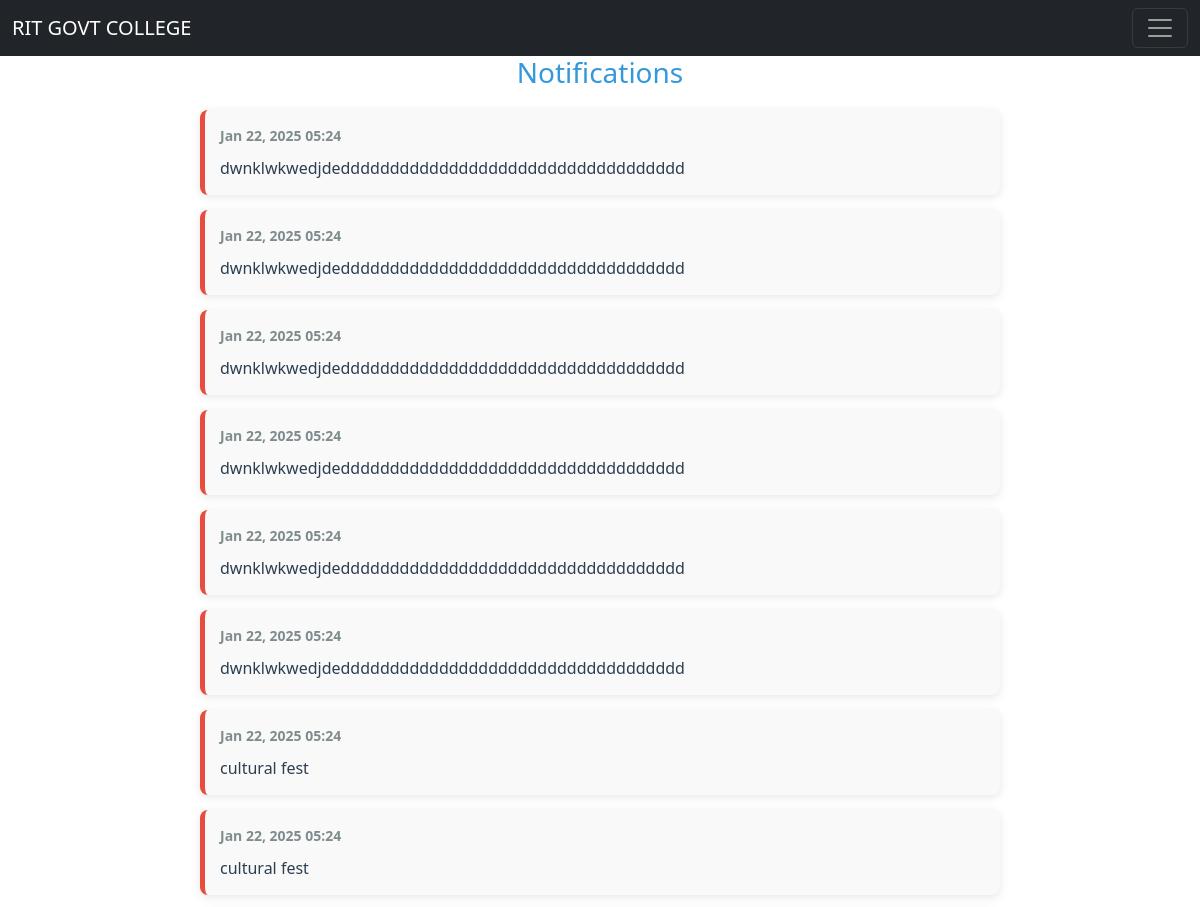
Before: /notifications/ (signed in, upper part) with the older database file.
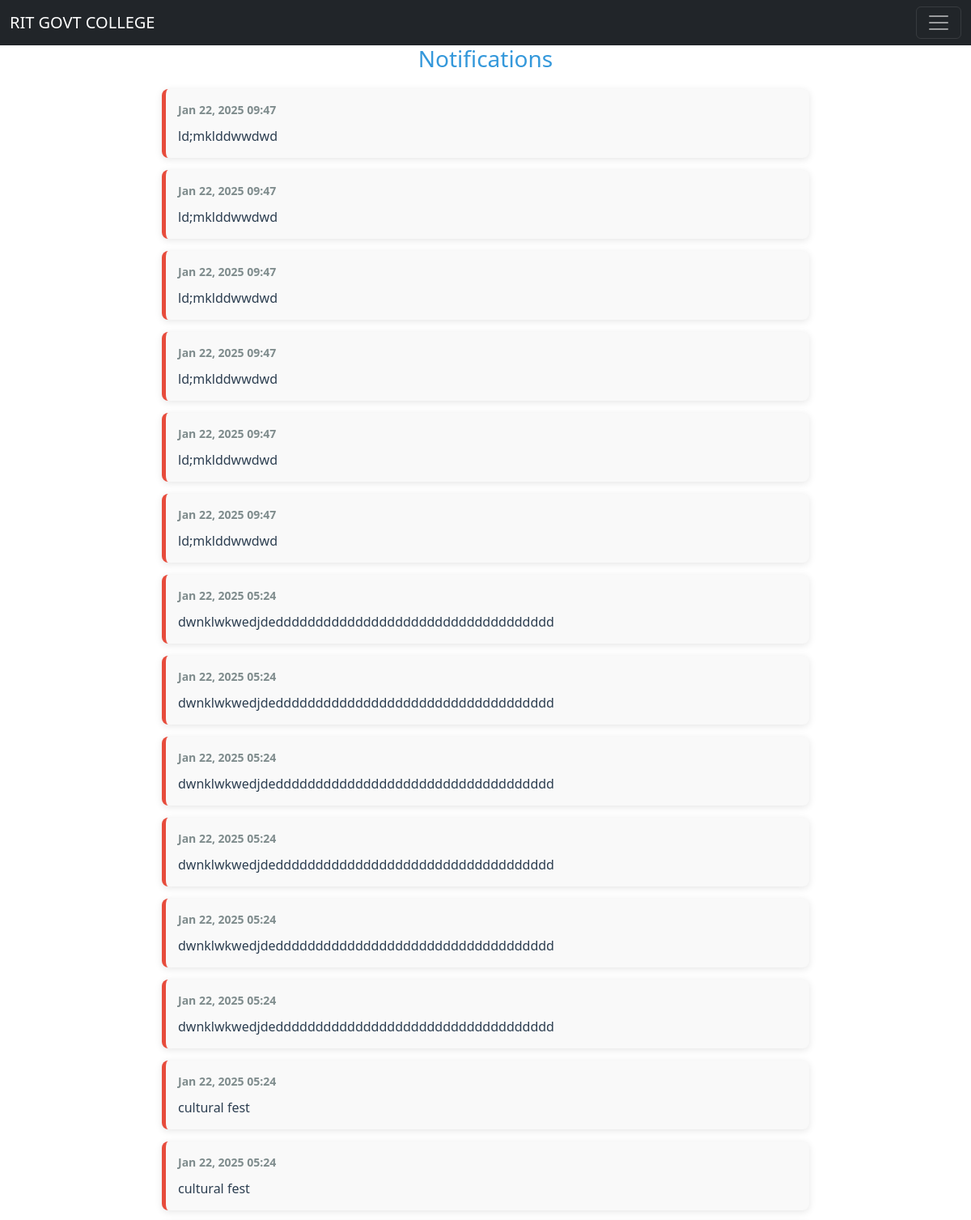
After: the same page with the newer database file.
### app1/models.py (models this page shows, shortened)
class Notification(models.Model):
    sender = models.ForeignKey(staff, on_delete=models.CASCADE, related_name="sent_notifications")
    recipient = models.CharField(max_length=10, choices=[('student', 'Student'), ('staff', 'Staff')])  # Recipient type
    message = models.TextField()
    timestamp = models.DateTimeField(auto_now_add=True)  # Automatically set when the message is created
    is_read = models.BooleanField(default=False)  # To track if the message has been read

### app1/views.py (the view)
# urls.py: path('notifications/', views.notifications, name='notifications'),
def notifications(request):
    user_type = None
    notifications = []
    if 'sid' in request.session:  # Student
        user_type = 'student'
    elif 'stid' in request.session:  # Staff
        user_type = 'staff'
    if user_type:
        notifications = Notification.objects.filter(recipient=user_type).order_by('-timestamp')
    return render(request, 'notifications.html', {'notifications': notifications})

### templates/notifications.html (shortened to what this page needs)
{% extends 'base.html' %}
{% block content %}
{% load static %}
<h2>Notifications</h2>
<ul class="notifications-list">
    {% for notification in notifications %}
        <li class="notification-item {% if not notification.is_read %}unread{% endif %}">
            <div class="notification-header">
                <strong>{{ notification.timestamp|date:"M d, Y H:i" }}</strong>
            </div>
            <div class="notification-message">
                {{ notification.message }}
            </div>
        </li>
    {% empty %}
        <li class="no-notifications">No notifications found.</li>
    {% endfor %}
</ul>
{% endblock %}

Changed rows visible on the page:
added Notification: timestamp "Jan 22, 2025 09:47", message "ld;mklddwwdwd"
added Notification: timestamp "Jan 22, 2025 09:47", message "ld;mklddwwdwd"
added Notification: timestamp "Jan 22, 2025 09:47", message "ld;mklddwwdwd"
added Notification: timestamp "Jan 22, 2025 09:47", message "ld;mklddwwdwd"
added Notification: timestamp "Jan 22, 2025 09:47", message "ld;mklddwwdwd"
added Notification: timestamp "Jan 22, 2025 09:47", message "ld;mklddwwdwd"
